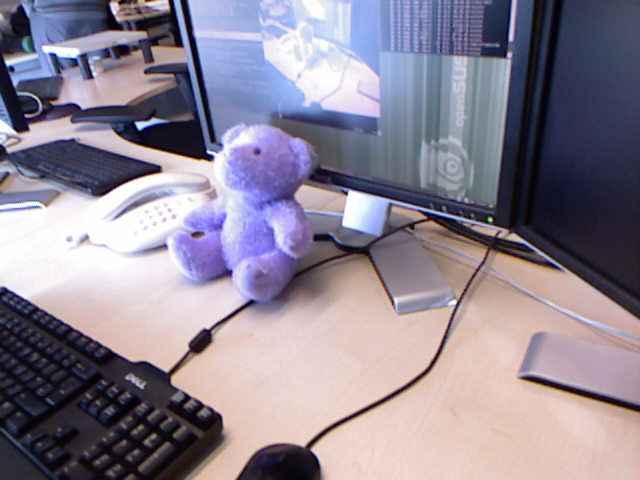
#> input picture images/0007.ppm, 640 x 480 px, given as the content of the folder /t2/../MT_ObjSLAM/Dataset/RealisticRenderingDataset/rgb/cam0, which was not available
$ jupyter execute --allow-errors demo-with-Dataset.ipynb   (shell and % lines are left out)   (text cells are left out)
#> lines starting #> are read from the running program, lines starting #| are printed output that depends on the picture
[cell 1]
import os
import sys
import random
import math
import numpy as np
import skimage.io

import matplotlib
import matplotlib.pyplot as plt

# Root directory of the project
ROOT_DIR = os.path.abspath("../")

# Import Mask RCNN
sys.path.append(ROOT_DIR)  # To find local version of the library
from mrcnn import utils
#> (the rest of this cell did not finish here and is left out)

#> (a cell that did not finish here is left out)

#> (a cell that did not finish here is left out)

[cell 4]
# COCO Class names
# Index of the class in the list is its ID. For example, to get ID of
# the teddy bear class, use: class_names.index('teddy bear')
class_names = ['BG', 'person', 'bicycle', 'car', 'motorcycle', 'airplane',
               'bus', 'train', 'truck', 'boat', 'traffic light',
               'fire hydrant', 'stop sign', 'parking meter', 'bench', 'bird',
               'cat', 'dog', 'horse', 'sheep', 'cow', 'elephant', 'bear',
               'zebra', 'giraffe', 'backpack', 'umbrella', 'handbag', 'tie',
               'suitcase', 'frisbee', 'skis', 'snowboard', 'sports ball',
               'kite', 'baseball bat', 'baseball glove', 'skateboard',
               'surfboard', 'tennis racket', 'bottle', 'wine glass', 'cup',
               'fork', 'knife', 'spoon', 'bowl', 'banana', 'apple',
               'sandwich', 'orange', 'broccoli', 'carrot', 'hot dog', 'pizza',
               'donut', 'cake', 'chair', 'couch', 'potted plant', 'bed',
               'dining table', 'toilet', 'tv', 'laptop', 'mouse', 'remote',
               'keyboard', 'cell phone', 'microwave', 'oven', 'toaster',
               'sink', 'refrigerator', 'book', 'clock', 'vase', 'scissors',
               'teddy bear', 'hair drier', 'toothbrush']

[cell 5]
IMAGE_DIR = os.path.join(ROOT_DIR, "../MT_ObjSLAM/Dataset/RealisticRenderingDataset/rgb/cam0")
import skimage

[cell 6]
# Load a random image from the images folder
file_names = next(os.walk(IMAGE_DIR))[2]
image = skimage.io.imread(os.path.join(IMAGE_DIR, random.choice(file_names)))
#> image is the input picture: shape (480, 640, 3); mean R, G, B 141, 133.1, 147.9
image = skimage.transform.resize(image, (1024, 1024))
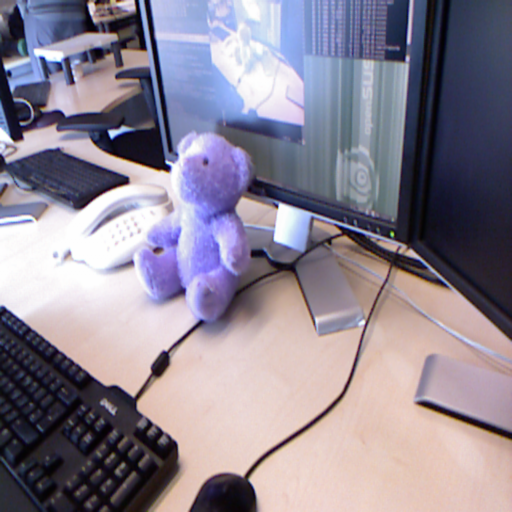
#> image: shape (1024, 1024, 3) float64 (shown at 1/2 size); mean R, G, B 0.553, 0.522, 0.58
# from skimage.viewer import ImageViewer
skimage.io.imshow(image)


$ run again, on images/0026.ppm
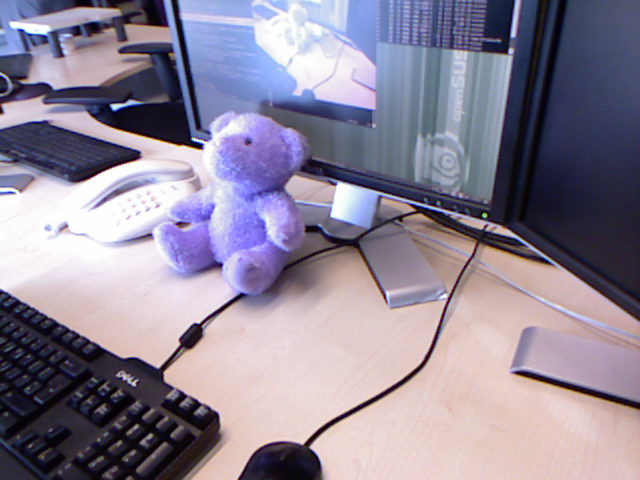
#> input picture images/0026.ppm, 640 x 480 px, given as the content of the folder /t3/../MT_ObjSLAM/Dataset/RealisticRenderingDataset/rgb/cam0, which was not available
#> image is the input picture: shape (480, 640, 3); mean R, G, B 142.2, 133.8, 151.7
#> `image = skimage.transform.resize(image, (1024, 1024))`:
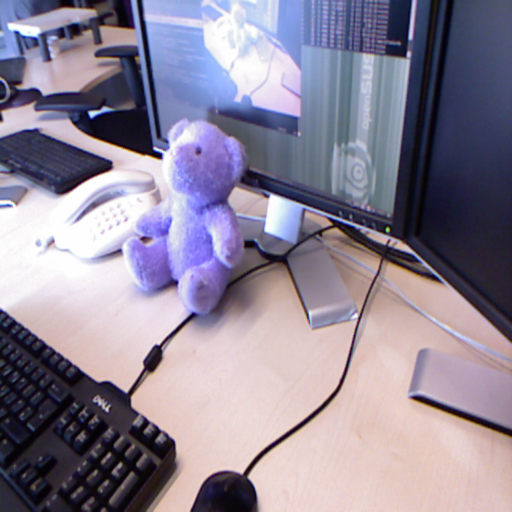
#> image: shape (1024, 1024, 3) float64 (shown at 1/2 size); mean R, G, B 0.558, 0.525, 0.595

$ run again, on images/0032.ppm
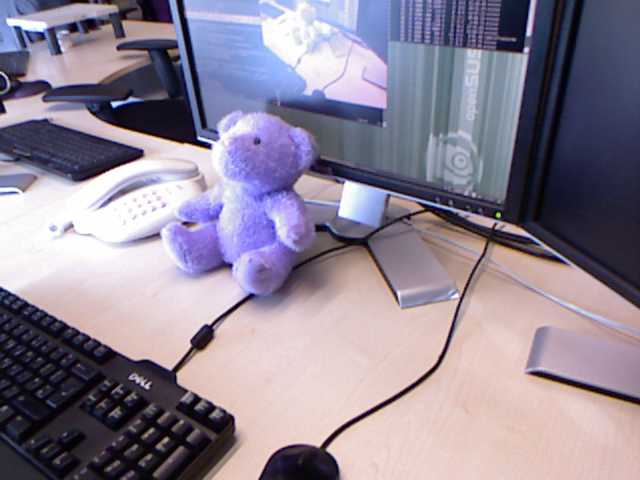
#> input picture images/0032.ppm, 640 x 480 px, given as the content of the folder /t4/../MT_ObjSLAM/Dataset/RealisticRenderingDataset/rgb/cam0, which was not available
#> image is the input picture: shape (480, 640, 3); mean R, G, B 142.8, 133.4, 150
#> `image = skimage.transform.resize(image, (1024, 1024))`:
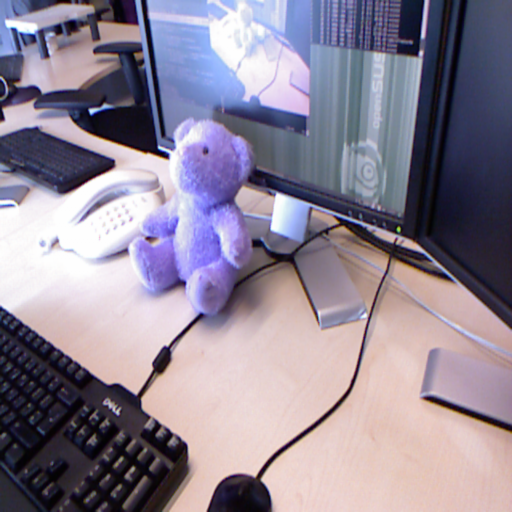
#> image: shape (1024, 1024, 3) float64 (shown at 1/2 size); mean R, G, B 0.56, 0.523, 0.588

$ run again, on images/0053.ppm
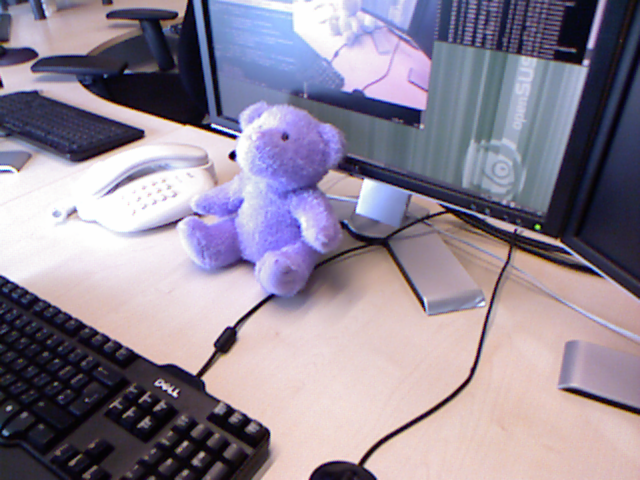
#> input picture images/0053.ppm, 640 x 480 px, given as the content of the folder /t5/../MT_ObjSLAM/Dataset/RealisticRenderingDataset/rgb/cam0, which was not available
#> image is the input picture: shape (480, 640, 3); mean R, G, B 145.2, 135.5, 151.9
#> `image = skimage.transform.resize(image, (1024, 1024))`:
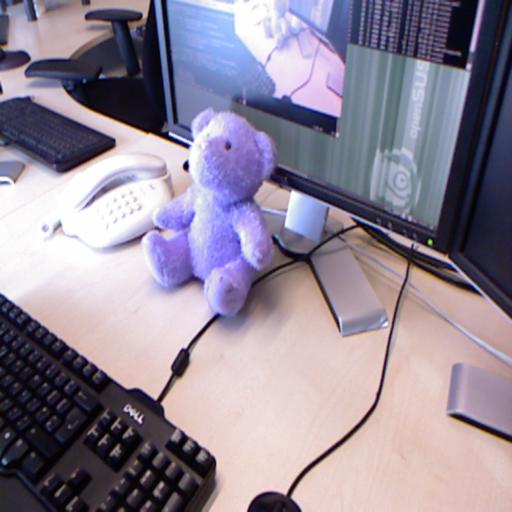
#> image: shape (1024, 1024, 3) float64 (shown at 1/2 size); mean R, G, B 0.569, 0.531, 0.596
